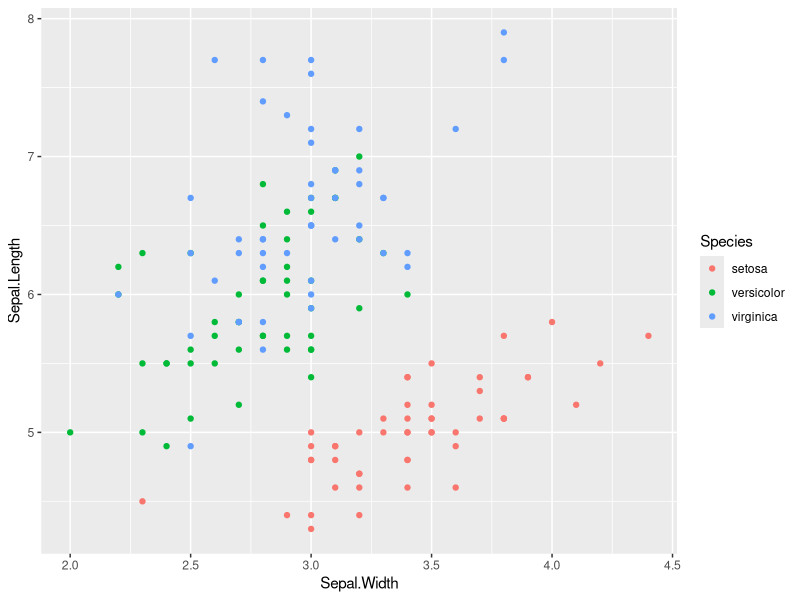
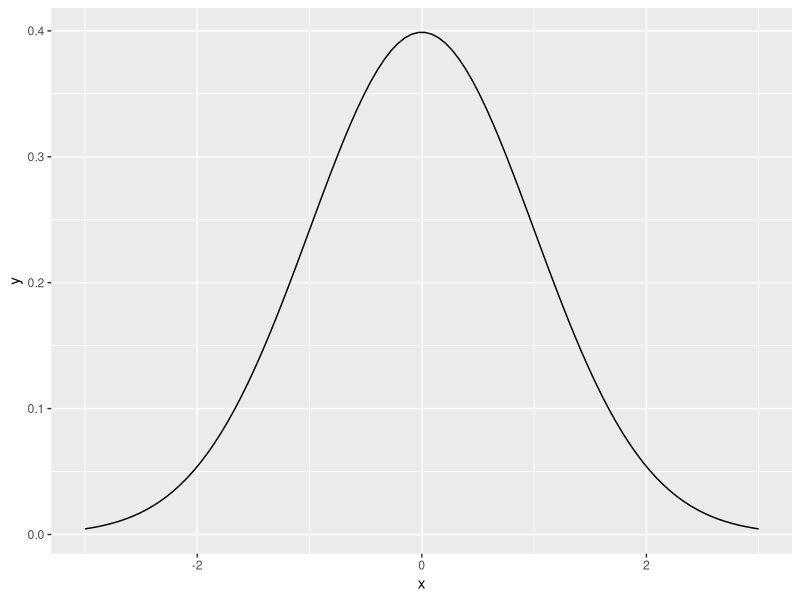

Write the R code that produced these figures, in order.
library(ggplot2)

# All aesthetics put in the ggplot root wiil be applied to all geoms
ggplot(iris, aes(Sepal.Width, Sepal.Length, color=Species)) +
  geom_point()


ggplot(data = data.frame(x = c(-3, 3)), aes(x)) +
  stat_function(fun = dnorm, n = 100, args = list(mean = 0, sd = 1))